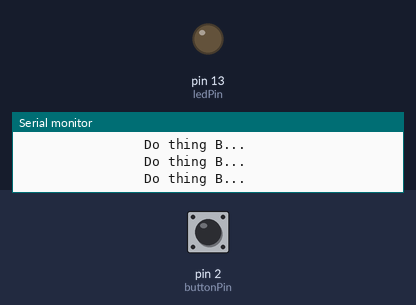
Recording of a sketch running on a simulated Arduino Uno, built with avr-gcc and run on an emulated ATmega328P. On the bench: output pins drawn as LEDs (lit = HIGH), the last lines printed to the serial monitor. Dashed ring = blinking. Inputs (shaded band) come from the test bench; at power-on: pin 2 (buttonPin) HIGH.

Above: at 1.2 s.
1.3 s: pin 2 (buttonPin) pulled LOW for 0.15 s
At 2.6 s:
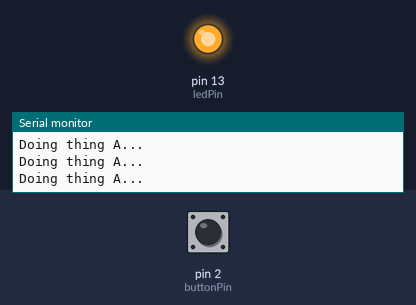
2.9 s: pin 2 (buttonPin) pulled LOW for 1 s
At 4.8 s:
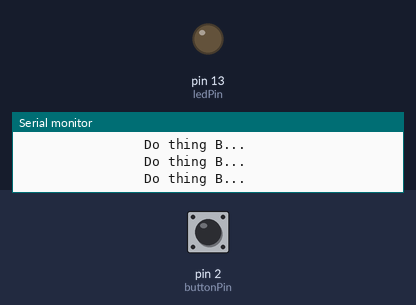
6.9 s: pin 2 (buttonPin) pulsed LOW 5 times (0.12 s each, 0.3 s apart)
At 7.17 s:
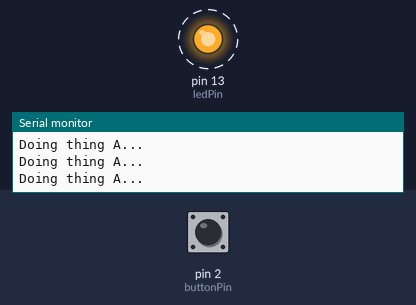
Timing chart, 0 to 9.9 s (numbered marks = the images above; inputs shaded):
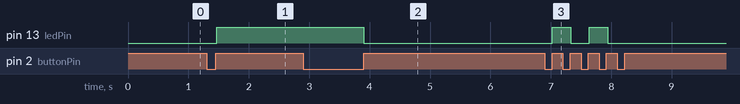

The sketch:

standard_button_debounce.ino
```cpp
/*
Pseudo code:
-Read the button and store it in "oldButtonState".
-Wait a short duration (but long enough to allow the noisy signal to pass)
-Read the button again and store it in "newButtonState".
-If newButtonState is HIGH and oldButtonState is LOW, then flip a boolean
 because we caught a rising edge.

by Adiel Fernandez && adaptations by Bernardo Schorr
9/22/2014

*/

int buttonPin = 2;
int newButtonState = 0;
int oldButtonState = 0;

int ledPin = 13;

//25 milliseconds should work for fairly cheap, crappy buttons
//Play around with shorter debounce times to see if they
//work with your button
int debounceTime = 25;


boolean thingWeWantToControl = false;

void setup(){
  //Start serial connection
  Serial.begin(9600);

  pinMode (ledPin, OUTPUT);
  //Set pinMode of button
  pinMode(buttonPin, INPUT);


}

void loop(){

  //Lets read the pin
  oldButtonState = digitalRead(buttonPin);
  delay(debounceTime);
  //read the pin again after a short pause
  newButtonState = digitalRead(buttonPin);

  //Now lets look for the specific rising edge scenario:
  if(oldButtonState == LOW && newButtonState == HIGH){

    //flip a boolean that will control something elsewhere in code
    thingWeWantToControl = !thingWeWantToControl;

  }

  //Lets do something based on that boolean (in this
  //case we're printing something)
  if(thingWeWantToControl == true){
    Serial.println("Doing thing A...");
    digitalWrite(ledPin, HIGH);
  } else {
    Serial.println("                Do thing B...");
    digitalWrite(ledPin, LOW);
  }
}
```

Measured:
- after the input at 1.3 s, pin 13 (ledPin): LOW → HIGH after 0.17 s
- after the input at 2.9 s, pin 13 (ledPin): HIGH → LOW after 1.0 s
- after the input at 6.9 s, pin 13 (ledPin): alternates HIGH for 0.30 s and LOW for 0.31 s, 4 changes in all, then stays LOW, starting after 0.12 s
